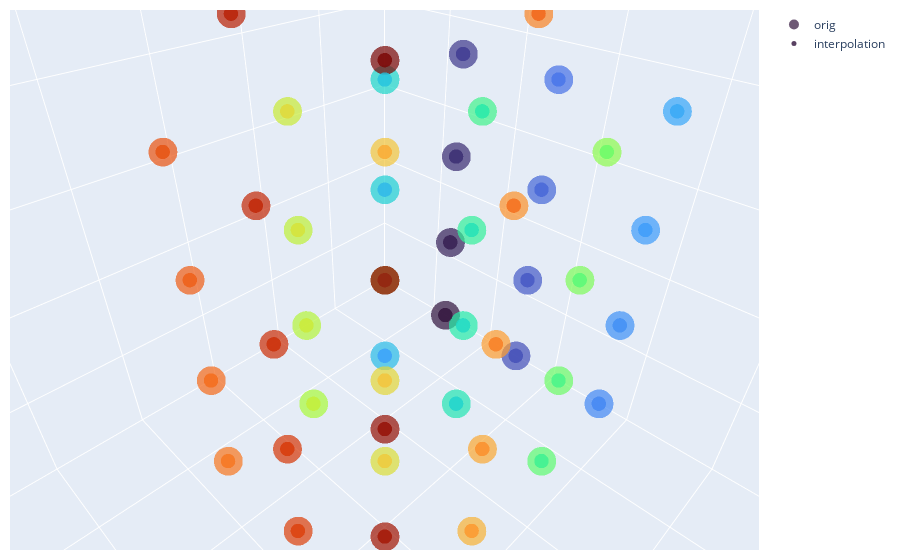

Notebook source saved alongside this figure:
### Markdown cell above
With rotation:

### Code cell
theta_x_ = -0. *  np.pi / 180.  # swapped with real z (aka k), negative for CC
theta_y_ = -0. *  np.pi / 180.  # negative for CC
theta_z_ = -0. *  np.pi / 180. # swapped with real x (aka i), negative for CC

tr = Rotation.from_rotvec([theta_x_, theta_y_, theta_z_]).as_matrix()
grd_real, my_data2_final, nx4, ny4, nz4 = interpolate_ijk_xyz_3d(my_grid, my_data_t, nx, ny, nz, r=tr, compute_error=True)

data=[go.Scatter3d(
            x=my_grid_flat[:, 0], y=my_grid_flat[:, 1], z=my_grid_flat[:, 2],
            mode='markers',
            marker={'color': my_data.flatten(),
                    'colorscale': 'turbo',
                    'size': 10.,
                    'opacity': 0.7, 'cmin': np.amin(my_data), 'cmax': np.amax(my_data)},
            name='orig'
        ),
      go.Scatter3d(
            x=grd_real.reshape(-1, 3)[:, 0], y=grd_real.reshape(-1, 3)[:, 1], z=grd_real.reshape(-1, 3)[:, 2],
            mode='markers',
            marker={'color': my_data2_final.flatten(),
                    'colorscale': 'turbo',
                    'size': 5.,
                    'opacity': 0.8, 'cmin': np.amin(my_data), 'cmax': np.amax(my_data)},
            name='interpolation'
        )
     ]
fig = go.Figure(data=data)
fig.update_layout(
    scene = dict(
        xaxis = dict( range=[-3,3],),
        yaxis = dict( range=[-3,3],),
        zaxis = dict( range=[-3,3],)
    ),
    width=700,
    margin=dict(r=10, l=10, b=10, t=10)
)
fig.update_layout(scene_aspectmode='cube')
fig.show()

np.linalg.norm(my_grid[0][0][0] - my_grid[0][0][1]), np.linalg.norm(my_grid[0][2][0] - my_grid[0][1][0]),\
np.linalg.norm(grd_real[0][0][0] - grd_real[0][0][1]), np.linalg.norm(grd_real[0][2][0] - grd_real[0][1][0]), np.linalg.norm(grd_real[2][2][0] - grd_real[1][2][0])

### Figure 1 — Plotly figure (JSON) as saved in the notebook; plotly's stock layout.template omitted (floating-point values rounded to 4 significant figures)
{"data": [{"marker": {"cmax": 59, "cmin": 0, "color": [0, 1, 2, 3, 4, 5, 6, 7, 8, 9, 10, 11, 12, 13, 14, 15, 16, 17, 18, 19, 20, 21, 22, 23, 24, 25, 26, 27, 28, 29, 30, 31, 32, 33, 34, 35, 36, 37, 38, 39, 40, 41, 42, 43, 44, 45, 46, 47, 48, 49, 50, 51, 52, 53, 54, 55, 56, 57, 58, 59], "colorscale": [[0, "#30123b"], [0.07143, "#4145ab"], [0.1429, "#4675ed"], [0.2143, "#39a2fc"], [0.2857, "#1bcfd4"], [0.3571, "#24eca6"], [0.4286, "#61fc6c"], [0.5, "#a4fc3b"], [0.5714, "#d1e834"], [0.6429, "#f3c63a"], [0.7143, "#fe9b2d"], [0.7857, "#f36315"], [0.8571, "#d93806"], [0.9286, "#b11901"], [1, "#7a0402"]], "opacity": 0.7, "size": 10}, "mode": "markers", "name": "orig", "type": "scatter3d", "x": [-2, -2, -2, -2, -2, -2, -2, -2, -2, -2, -2, -2, -2, -2, -2, -1, -1, -1, -1, -1, -1, -1, -1, -1, -1, -1, -1, -1, -1, -1, 0, 0, 0, 0, 0, 0, 0, 0, 0, 0, 0, 0, 0, 0, 0, 1, 1, 1, 1, 1, 1, 1, 1, 1, 1, 1, 1, 1, 1, 1], "y": [-1, -1, -1, -1, -1, 0, 0, 0, 0, 0, 1, 1, 1, 1, 1, -1, -1, -1, -1, -1, 0, 0, 0, 0, 0, 1, 1, 1, 1, 1, -1, -1, -1, -1, -1, 0, 0, 0, 0, 0, 1, 1, 1, 1, 1, -1, -1, -1, -1, -1, 0, 0, 0, 0, 0, 1, 1, 1, 1, 1], "z": [-2, -1, 0, 1, 2, -2, -1, 0, 1, 2, -2, -1, 0, 1, 2, -2, -1, 0, 1, 2, -2, -1, 0, 1, 2, -2, -1, 0, 1, 2, -2, -1, 0, 1, 2, -2, -1, 0, 1, 2, -2, -1, 0, 1, 2, -2, -1, 0, 1, 2, -2, -1, 0, 1, 2, -2, -1, 0, 1, 2]}, {"marker": {"cmax": 59, "cmin": 0, "color": [0, 0.75, 2, 3.25, 4, 5, 5.75, 7, 8.25, 9, 10, 10.75, 12, 13.25, 14, 12.5, 13.25, 14.5, 15.75, 16.5, 17.5, 18.25, 19.5, 20.75, 21.5, 22.5, 23.25, 24.5, 25.75, 26.5, 32.5, 33.25, 34.5, 35.75, 36.5, 37.5, 38.25, 39.5, 40.75, 41.5, 42.5, 43.25, 44.5, 45.75, 46.5, 45, 45.75, 47, 48.25, 49, 50, 50.75, 52, 53.25, 54, 55, 55.75, 57, 58.25, 59], "colorscale": [[0, "#30123b"], [0.07143, "#4145ab"], [0.1429, "#4675ed"], [0.2143, "#39a2fc"], [0.2857, "#1bcfd4"], [0.3571, "#24eca6"], [0.4286, "#61fc6c"], [0.5, "#a4fc3b"], [0.5714, "#d1e834"], [0.6429, "#f3c63a"], [0.7143, "#fe9b2d"], [0.7857, "#f36315"], [0.8571, "#d93806"], [0.9286, "#b11901"], [1, "#7a0402"]], "opacity": 0.8, "size": 5}, "mode": "markers", "name": "interpolation", "type": "scatter3d", "x": [-2, -2, -2, -2, -2, -2, -2, -2, -2, -2, -2, -2, -2, -2, -2, -1.0, -1.0, -1.0, -1.0, -1.0, -1.0, -1.0, -1.0, -1.0, -1.0, -1.0, -1.0, -1.0, -1.0, -1.0, -2.98e-08, -2.98e-08, -2.98e-08, -2.98e-08, -2.98e-08, -2.98e-08, -2.98e-08, -2.98e-08, -2.98e-08, -2.98e-08, -2.98e-08, -2.98e-08, -2.98e-08, -2.98e-08, -2.98e-08, 1, 1, 1, 1, 1, 1, 1, 1, 1, 1, 1, 1, 1, 1, 1], "y": [-1, -1, -1, -1, -1, 0, 0, 0, 0, 0, 1, 1, 1, 1, 1, -1, -1, -1, -1, -1, 0, 0, 0, 0, 0, 1, 1, 1, 1, 1, -1, -1, -1, -1, -1, 0, 0, 0, 0, 0, 1, 1, 1, 1, 1, -1, -1, -1, -1, -1, 0, 0, 0, 0, 0, 1, 1, 1, 1, 1], "z": [-2, -1, 0, 1, 2, -2, -1, 0, 1, 2, -2, -1, 0, 1, 2, -2, -1, 0, 1, 2, -2, -1, 0, 1, 2, -2, -1, 0, 1, 2, -2, -1, 0, 1, 2, -2, -1, 0, 1, 2, -2, -1, 0, 1, 2, -2, -1, 0, 1, 2, -2, -1, 0, 1, 2, -2, -1, 0, 1, 2]}], "layout": {"autosize": true, "margin": {"b": 10, "l": 10, "r": 10, "t": 10}, "scene": {"aspectmode": "cube", "aspectratio": {"x": 1, "y": 1, "z": 1}, "camera": {"center": {"x": 0, "y": 0, "z": 0}, "eye": {"x": 0.455, "y": 0.455, "z": 0.455}, "projection": {"type": "perspective"}, "up": {"x": 0, "y": 0, "z": 1}}, "xaxis": {"range": [-3, 3], "type": "linear"}, "yaxis": {"range": [-3, 3], "type": "linear"}, "zaxis": {"range": [-3, 3], "type": "linear"}}}}
